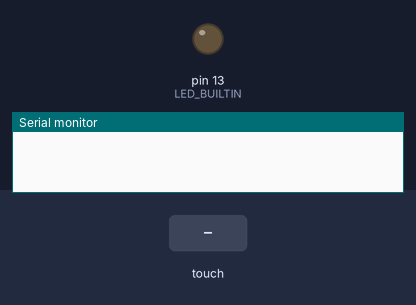
The sketch below on a simulated Arduino Uno, built with avr-gcc and run on an emulated ATmega328P. Shown: output pins drawn as LEDs (lit = HIGH), the last lines printed to the serial monitor. The inputs (shaded band) are chosen by the test bench.

Above: at 3.2 s.
3.3 s: touch panel pressed at 13 % / 10 % of its raw x / y range
At 3.38 s:
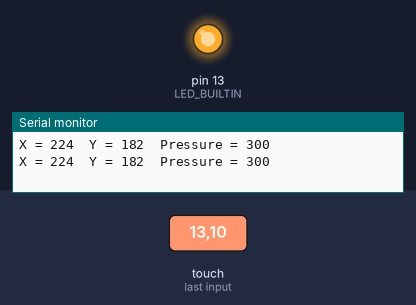
Timing chart, 0 to 6.3 s (numbered marks = the images above; inputs shaded):
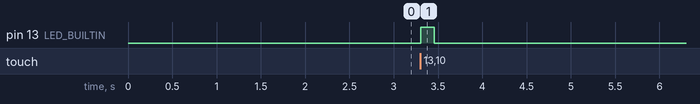

The sketch:

Uno_TouchPanel2.ino
```cpp
/*
 * File: Uno_TouchPanel2.ino
 * based on touchscreendemo.ino included in the library
 *
 * Touch screen library with X Y and Z (pressure) readings as well
 * as oversampling to avoid 'bouncing'
 * This demo code returns raw readings, public domain
 *
 */

#include <stdint.h>
#include "TouchScreen.h"

#define YP A2  // must be an analog pin, use "An" notation!
#define XM A3  // must be an analog pin, use "An" notation!
#define YM 8   // can be a digital pin
#define XP 9   // can be a digital pin

// For better pressure precision, we need to know the resistance
// between X+ and X- Use any multimeter to read it
// For the one we're using, its 300 ohms across the X plate
TouchScreen ts = TouchScreen(XP, YP, XM, YM, 300);

void setup(void)
{
  Serial.begin(115200);
  delay(2000); // wait for Serial Monitor
  pinMode(LED_BUILTIN, OUTPUT);
}

void loop(void)
{
  // a point object holds x y and z coordinates
  TSPoint p = ts.getPoint();

  // we have some minimum pressure we consider 'valid'
  // pressure of 0 means no pressing!
  if (p.z > ts.pressureThreshhold)
  {
     Serial.print("X = "); Serial.print(p.x);
     Serial.print("\tY = "); Serial.print(p.y);
     Serial.print("\tPressure = "); Serial.println(p.z);
     digitalWrite(LED_BUILTIN, HIGH);
  }
  else digitalWrite(LED_BUILTIN, LOW);
  delay(50);
}
```

Measured:
- after the input at 3.3 s, pin 13 (LED_BUILTIN): LOW → HIGH at once, → LOW 0.15 s later
